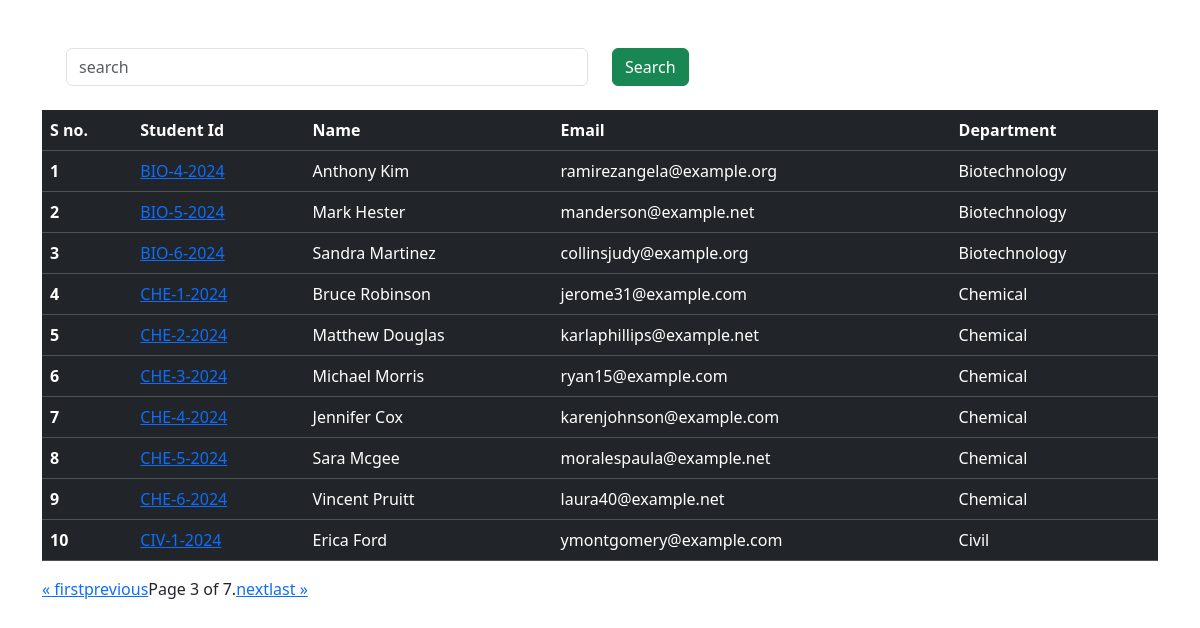
/?page=3, run on the app's committed database.
### student/models.py (models this page shows, shortened)
class Student(models.Model):
    student_id = models.OneToOneField(StudentID, related_name='studentid', on_delete=models.CASCADE)
    department = models.ForeignKey(Department, related_name='department',on_delete=models.CASCADE)
    student_name = models.CharField(max_length=100)
    student_email = models.EmailField(max_length=254, unique=True)
    student_age = models.IntegerField(default=18)
    student_address = models.TextField()

class StudentID(models.Model):
    student_id = models.CharField(max_length=100)
    def __str__(self):
        return self.student_id
    class Meta:
        ordering = ['student_id']

class Department(models.Model):
    department_name = models.CharField(max_length=100)
    def __str__(self) -> str:
        return self.department_name
    class Meta:
        ordering = ['department_name']

### student/views.py (the view)
# urls.py: path("",get_students, name='get_students'),
def get_students(request):
    students = Student.objects.all()
    search = request.GET.get('search')
    if search:
        students = Student.objects.filter(student_name__icontains = search)
    paginator = Paginator(students, 10)  # Show 25 contacts per page.
    page_number = request.GET.get("page",1)
    page_obj = paginator.get_page(page_number)
    return render(request,'index.html',{"students" : page_obj})

### templates/index.html (shortened to what this page needs)
<!doctype html>
<html lang="en">
  <head>
    <link href="https://cdn.jsdelivr.net/npm/bootstrap@5.3.3/dist/css/bootstrap.min.css" rel="stylesheet">
  </head>
  <body>
    <div class="container mt-5">
        <form class="m-4" >
            <div class="row">
                <div class="col-md-6 ">
                    <input type="text" name = "search" class="form-control" placeholder="search">
                </div>
                <div class="col-md-6 ">
                    <button class="btn btn-success">Search</button>
                </div>
            </div>
        </form>
        <table class="table table-dark">
            <thead>
              <tr>
                <th scope="col">S no.</th>
                <th scope="col">Student Id</th>
                <th scope="col">Name</th>
                <th scope="col">Email</th>
                <th scope="col">Department</th>
              </tr>
            </thead>
            <tbody>
                {% for student in students  %}
                <tr>
                    <th scope="row">{{forloop.counter}}</th>
                    <td><a href="{% url "get_student_marks" student.student_id %}"> {{ student.student_id }}</a></td>
                    <td>{{student.student_name}}</td>
                    <td>{{student.student_email}}</td>
                    <td>{{student.department}}</td>
                </tr>
                {% endfor %}
            </tbody>
          </table>
          <div>
            <nav aria-label="Page navigation example">
                <ul class="pagination">
                    {% if students.has_previous %}
                    <li class="page-item"><a href="?page=1">&laquo; first</a></li>
                    <li class="page-item"><a href="?page={{ students.previous_page_number }}">previous</a></li>
                    {% endif %}
                    <span class="current">
                        Page {{ students.number }} of {{ students.paginator.num_pages }}.
                    </span>
                    {% if students.has_next %}
                    <li class="page-item"><a href="?page={{ students.next_page_number }}">next</a></li>
                    <li class="page-item"><a href="?page={{ students.paginator.num_pages }}">last &raquo;</a></li>
                    {% endif %}
                </ul>
              </nav>
          </div>
        </div>
  </body>
</html>

### data on the page
Student: student_id "BIO-4-2024", student_name "Anthony Kim", student_email "ramirezangela@example.org", department "Biotechnology"
Student: student_id "BIO-5-2024", student_name "Mark Hester", student_email "manderson@example.net", department "Biotechnology"
Student: student_id "BIO-6-2024", student_name "Sandra Martinez", student_email "collinsjudy@example.org", department "Biotechnology"
Student: student_id "CHE-1-2024", student_name "Bruce Robinson", student_email "jerome31@example.com", department "Chemical"
Student: student_id "CHE-2-2024", student_name "Matthew Douglas", student_email "karlaphillips@example.net", department "Chemical"
Student: student_id "CHE-3-2024", student_name "Michael Morris", student_email "ryan15@example.com", department "Chemical"
Student: student_id "CHE-4-2024", student_name "Jennifer Cox", student_email "karenjohnson@example.com", department "Chemical"
Student: student_id "CHE-5-2024", student_name "Sara Mcgee", student_email "moralespaula@example.net", department "Chemical"
Student: student_id "CHE-6-2024", student_name "Vincent Pruitt", student_email "laura40@example.net", department "Chemical"
Student: student_id "CIV-1-2024", student_name "Erica Ford", student_email "ymontgomery@example.com", department "Civil"

### other printed values
{{ students.number }} "3"
{{ students.paginator.num_pages }} "7"
